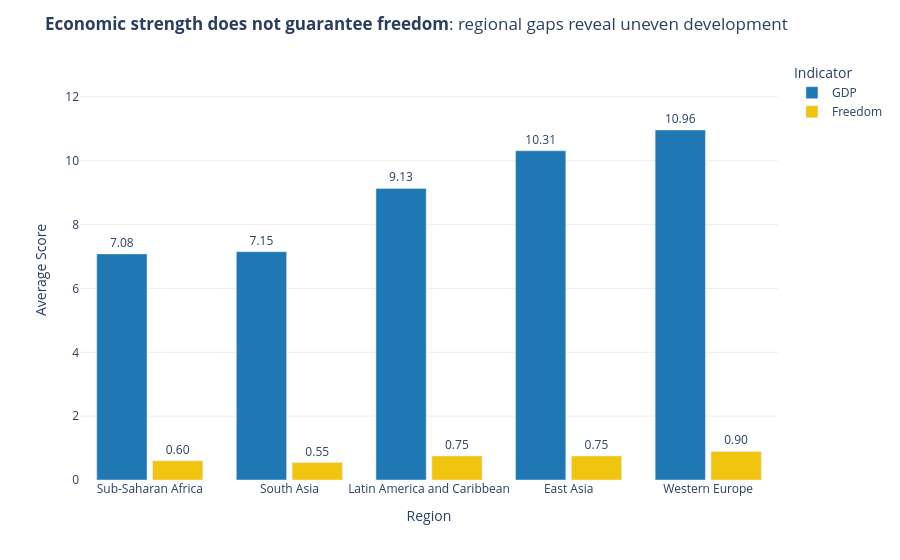

Here is the notebook cell this chart was saved with:
### Code cell
# ------------------------------------
# Step 4: Create grouped bar chart
# ------------------------------------
import plotly.express as px

fig = px.bar(
    df_melted,
    x='Region',
    y='Score',
    color='Indicator',
    barmode='group',
    text='Score',
    color_discrete_map={
        'GDP': '#1f77b4',      # strong blue
        'Freedom': '#f1c40f'   # <--- Changed from green to yellow
    })

# ------------------------------------
# Step 5: Styling (professional quality)
# ------------------------------------
fig.update_traces(texttemplate='%{text:.2f}', textposition='outside')

fig.update_layout(
    title="<b>Economic strength does not guarantee freedom</b>: regional gaps reveal uneven development",
    xaxis_title="Region",
    yaxis_title="Average Score",
    plot_bgcolor='white',
    legend_title="Indicator",
    # Added formatting to make the bars pop against the white background
    bargap=0.2, 
    bargroupgap=0.1
)

# Zero baseline requirement with a bit of headroom for the text labels
fig.update_yaxes(
    range=[0, df_melted['Score'].max() * 1.2], 
    zeroline=True, 
    showgrid=True, 
    gridcolor='#eeeeee'
)

fig.show()

### Figure 1 — Plotly figure (JSON) as saved in the notebook; plotly's stock layout.template omitted (floating-point values rounded to 4 significant figures)
{"data": [{"alignmentgroup": "True", "hovertemplate": "Indicator=GDP<br>Region=%{x}<br>Score=%{text}<extra></extra>", "legendgroup": "GDP", "marker": {"color": "#1f77b4", "pattern": {"shape": ""}}, "name": "GDP", "offsetgroup": "GDP", "orientation": "v", "showlegend": true, "text": [7.082, 7.152, 9.135, 10.31, 10.96], "textposition": "outside", "texttemplate": "%{text:.2f}", "type": "bar", "x": ["Sub-Saharan Africa", "South Asia", "Latin America and Caribbean", "East Asia", "Western Europe"], "xaxis": "x", "y": [7.082, 7.152, 9.135, 10.31, 10.96], "yaxis": "y"}, {"alignmentgroup": "True", "hovertemplate": "Indicator=Freedom<br>Region=%{x}<br>Score=%{text}<extra></extra>", "legendgroup": "Freedom", "marker": {"color": "#f1c40f", "pattern": {"shape": ""}}, "name": "Freedom", "offsetgroup": "Freedom", "orientation": "v", "showlegend": true, "text": [0.5994, 0.5463, 0.7542, 0.754, 0.8961], "textposition": "outside", "texttemplate": "%{text:.2f}", "type": "bar", "x": ["Sub-Saharan Africa", "South Asia", "Latin America and Caribbean", "East Asia", "Western Europe"], "xaxis": "x", "y": [0.5994, 0.5463, 0.7542, 0.754, 0.8961], "yaxis": "y"}], "layout": {"bargap": 0.2, "bargroupgap": 0.1, "barmode": "group", "legend": {"title": {"text": "Indicator"}, "tracegroupgap": 0}, "margin": {"t": 60}, "plot_bgcolor": "white", "title": {"text": "<b>Economic strength does not guarantee freedom</b>: regional gaps reveal uneven development"}, "xaxis": {"anchor": "y", "domain": [0, 1], "title": {"text": "Region"}}, "yaxis": {"anchor": "x", "domain": [0, 1], "gridcolor": "#eeeeee", "range": [0, 13.16], "showgrid": true, "title": {"text": "Average Score"}, "zeroline": true}}}
